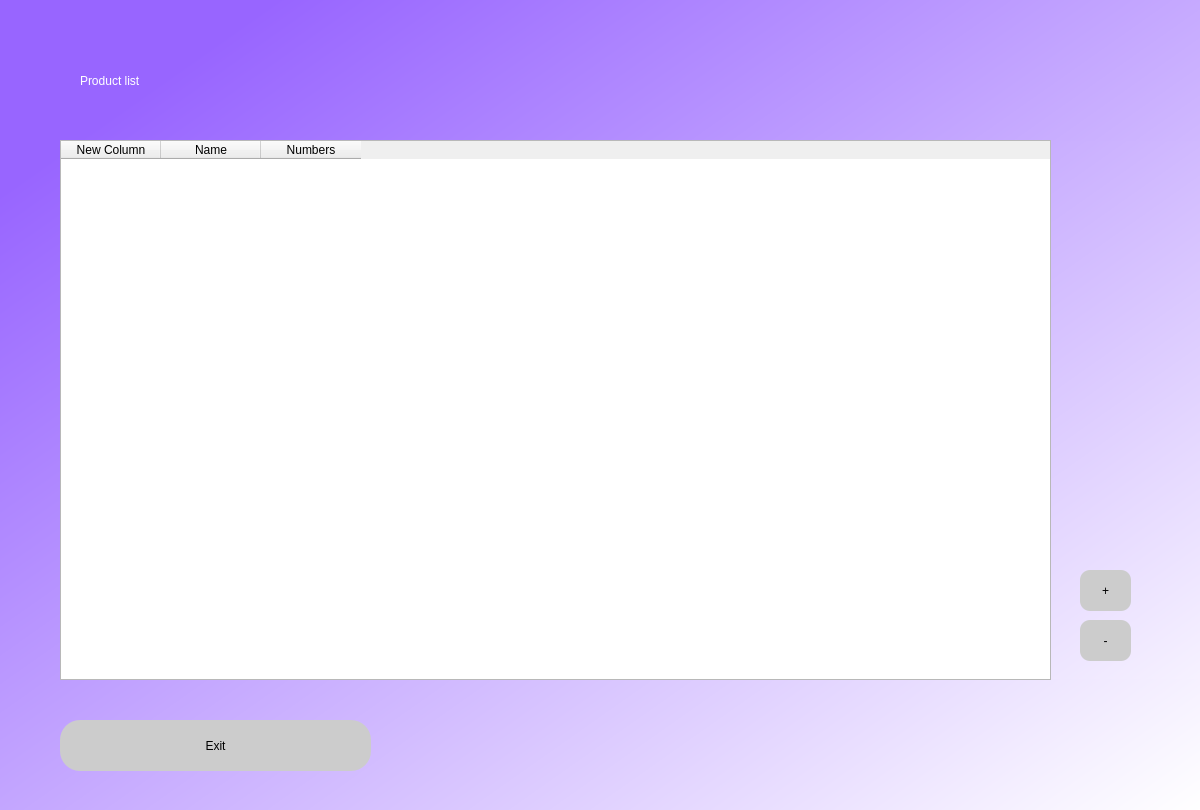
<?xml version="1.0" encoding="UTF-8"?>
<ui version="4.0">
 <class>Dialog</class>
 <widget class="QDialog" name="Dialog">
  <property name="geometry">
   <rect>
    <x>0</x>
    <y>0</y>
    <width>1200</width>
    <height>810</height>
   </rect>
  </property>
  <property name="windowTitle">
   <string>Dialog</string>
  </property>
  <widget class="QWidget" name="bgwidget" native="true">
   <property name="geometry">
    <rect>
     <x>0</x>
     <y>0</y>
     <width>1200</width>
     <height>811</height>
    </rect>
   </property>
   <property name="styleSheet">
    <string notr="true">QWidget#bgwidget{
background-color:qlineargradient(spread:pad, x1:0.093, y1:0.141636, x2:0.995, y2:1, stop:0 rgba(152, 101, 255, 255), stop:1 rgba(255, 255, 255, 255));}</string>
   </property>
   <widget class="QLabel" name="label">
    <property name="geometry">
     <rect>
      <x>80</x>
      <y>30</y>
      <width>381</width>
      <height>101</height>
     </rect>
    </property>
    <property name="styleSheet">
     <string notr="true">font: 36pt &quot;MS Shell Dlg 2&quot;; color:rgb(255, 255, 255)</string>
    </property>
    <property name="text">
     <string>Product list</string>
    </property>
   </widget>
   <widget class="QPushButton" name="ContinueFill">
    <property name="geometry">
     <rect>
      <x>60</x>
      <y>720</y>
      <width>311</width>
      <height>51</height>
     </rect>
    </property>
    <property name="styleSheet">
     <string notr="true">border-radius:20px;
background-color: rgb(204, 204, 204);
font: 14pt &quot;MS Shell Dlg 2&quot;;

</string>
    </property>
    <property name="text">
     <string>Exit</string>
    </property>
   </widget>
   <widget class="QLabel" name="error">
    <property name="geometry">
     <rect>
      <x>900</x>
      <y>90</y>
      <width>271</width>
      <height>21</height>
     </rect>
    </property>
    <property name="styleSheet">
     <string notr="true">font: 12pt &quot;MS Shell Dlg 2&quot;; color:red;</string>
    </property>
    <property name="text">
     <string/>
    </property>
   </widget>
   <widget class="QTableWidget" name="tableWidget">
    <property name="geometry">
     <rect>
      <x>60</x>
      <y>140</y>
      <width>991</width>
      <height>540</height>
     </rect>
    </property>
    <column>
     <property name="text">
      <string>New Column</string>
     </property>
    </column>
    <column>
     <property name="text">
      <string>Name</string>
     </property>
    </column>
    <column>
     <property name="text">
      <string>Numbers</string>
     </property>
    </column>
   </widget>
   <widget class="QPushButton" name="pushButton">
    <property name="geometry">
     <rect>
      <x>1080</x>
      <y>570</y>
      <width>51</width>
      <height>41</height>
     </rect>
    </property>
    <property name="styleSheet">
     <string notr="true">background-color: rgb(204, 204, 204);
font: 14pt &quot;MS Shell Dlg 2&quot;;
border-radius:10px;</string>
    </property>
    <property name="text">
     <string>+</string>
    </property>
   </widget>
   <widget class="QPushButton" name="pushButton_2">
    <property name="geometry">
     <rect>
      <x>1080</x>
      <y>620</y>
      <width>51</width>
      <height>41</height>
     </rect>
    </property>
    <property name="styleSheet">
     <string notr="true">background-color: rgb(204, 204, 204);
font: 20pt &quot;MS Shell Dlg 2&quot;;
border-radius:10px;</string>
    </property>
    <property name="text">
     <string>-</string>
    </property>
   </widget>
  </widget>
 </widget>
 <resources/>
 <connections/>
</ui>
